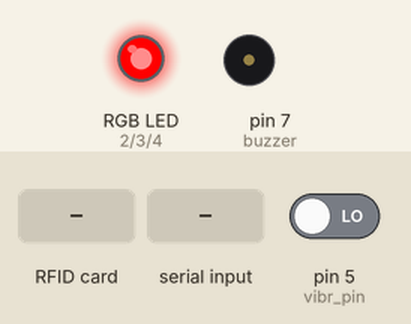
A sketch run on a simulated Arduino Uno, built with avr-gcc and run on an emulated ATmega328P. Shown: an RGB LED mixed from three pins (HIGH = lit), buzzer (waves = sounding, pin HIGH). Dashed ring = blinking. The test bench sets the inputs (shaded band); at power-on: pin 5 (vibr_pin) LOW. Pins used as bus, display or sensor lines are not drawn; what the sketch prints to the serial monitor is not drawn.

Above: at 1.2 s.
1.3 s: pin 5 (vibr_pin) driven HIGH
At 1.5 s:
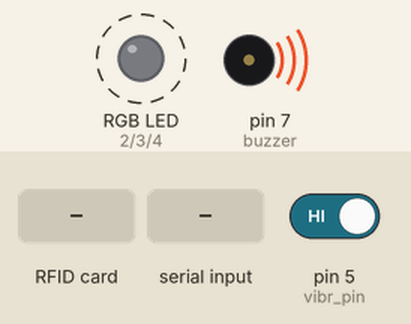
4.3 s: RFID card 0C EF F2 37 held to the reader
At 5.3 s:
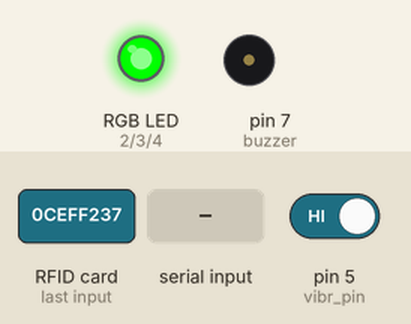
6.1 s: "3" received over the second serial link
At 6.8 s:
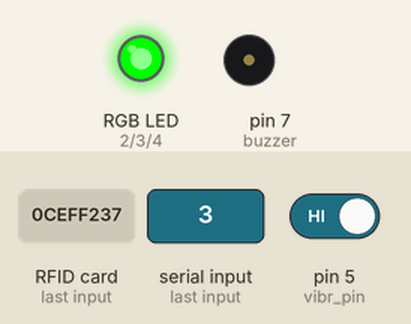
7.7 s: RFID card 5E 7A 19 C4 held to the reader
At 7.86 s:
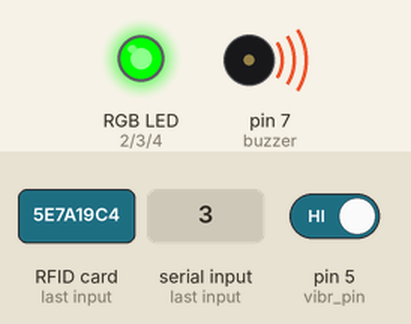
9.5 s: "1" received over the second serial link
At 9.69 s:
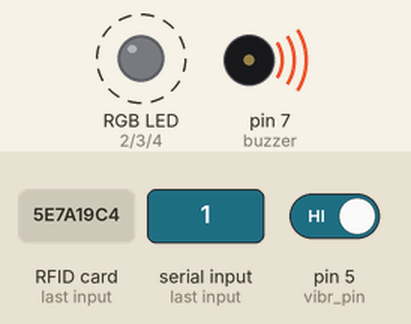
12.5 s: "2" received over the second serial link
At 13.8 s:
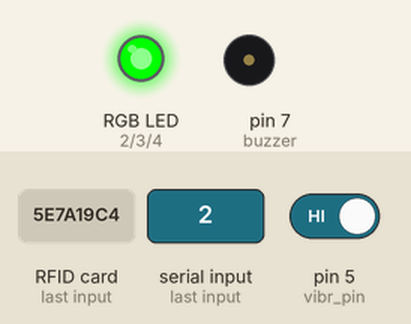
Timing chart, 0 to 15.2 s (numbered marks = the images above; inputs shaded):
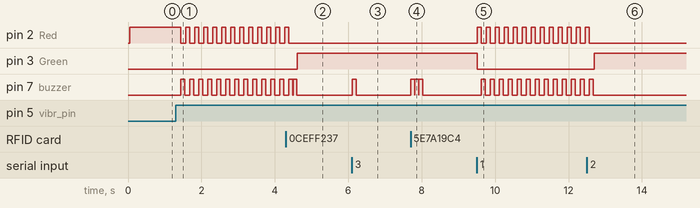

The sketch:

bike_smart_alerts.ino
```cpp
#include <SPI.h>
#include <Wire.h>
#include <MFRC522.h>
#include <SoftwareSerial.h>
MFRC522 mfrc522;   // 建立MFRC522實體
SoftwareSerial BT(8,9); //RX | TX
#define RST_PIN         6
#define SS_PIN          10 //RC522卡上的SDA
char *reference;
byte uid[]={0x0C, 0xEF, 0xF2, 0x37};  //這是我們指定的卡片UID，可由讀取UID的程式取得特定卡片的UID，再修改這行
String read_rfid;                   // Add how many you need and don't forget to include the UID.
String ok_rfid_1="ceff237";        // 卡片ID
const int Red = 2; //RGB LED針腳分配 //共陰極 長針腳接地
const int Green = 3;
const int Blue = 4;
int vibr_pin = 5; //震動感應器
int buzzer = 7; // 蜂鳴器輸出接腳
//程式變數
int shock = 0 ;//震動感應變數
bool alarm = false; //警報狀態
bool bell = true; //警鈴開關
bool lock =true; //宣告預設為鎖住
//藍芽
byte cmmd[20];//藍芽接收資料變數
int insize;
int bluedata;//藍芽接收資料變數 存
byte Data[3];

void setup()
{
  SPI.begin();// 初始化SPI介面
  mfrc522.PCD_Init(SS_PIN, RST_PIN); // 初始化MFRC522卡
  Serial.begin(9600);  //與電腦序列埠連線
  BT.begin(9600); // 設定藍牙模組的連線速率HC-05 9600
  int shock = digitalRead(vibr_pin);//從D3讀取感測值
  pinMode(buzzer,OUTPUT); //蜂鳴器輸出
  pinMode(Red, OUTPUT); //紅LED
  pinMode(Green, OUTPUT);
  pinMode(Blue, OUTPUT);
  pinMode(vibr_pin, INPUT);//震動開關
  Serial.println("BT is ready!");
}
void start() //起始判斷
  {
  if (lock == true) {//鎖定狀態
    analogWrite(Red,255);
    analogWrite(Green,LOW);
    shockcode();
    }
  else{
    shock = 0;
    alarm = false;
    analogWrite(Red,LOW);//RGB
    analogWrite(Green,255);
    }
   }//start end
void buzzercode()//警報聲
  {
    digitalWrite(buzzer,HIGH);//bb聲
    delay(100);
    digitalWrite(buzzer,LOW);//bb聲
    delay(10);
  }
void  shockcode(){
  if(shock ==1){
    if (alarm ==false)
    {Data[0]='1';//輸出1警告通知
      BT.write(Data[0]);
      alarm = true;
      Serial.print("震動!!輸出資料:");
      Serial.println(Data[0]);
      //Serial.println("");
       }
     }
  }
void loop() {
  start();
  shock = digitalRead(vibr_pin);//從D3讀取感測值
  if (alarm){
     analogWrite(Red,255);//RGB
     delay(100);
     analogWrite(Red,LOW);//RGB
     delay(10);
    if (bell){buzzercode();}
   }
  if (mfrc522.PICC_IsNewCardPresent() && mfrc522.PICC_ReadCardSerial()) {
    bool they_match = true; // 初始值是假設為真
     for ( int i = 0; i < 4; i++ ) { // 卡片UID為4段，分別做比對
        if ( uid[i] != mfrc522.uid.uidByte[i] ) {
          they_match = false;
          break;
        }
      }
      mfrc522.PICC_HaltA();
      if (they_match) {//RFID 成功 解鎖
        lock =! lock;
        buzzercode();//蜂鳴器叫
        start();
        if(lock){  Data[0]='2';//2=鎖定
             BT.write(Data[0]);
             }
        else{
             Data[0]='3';//3=鎖定
             BT.write(Data[0]);
             }
        Serial.print("鎖定狀態:");//RGB
        Serial.println(lock);
        mfrc522.PICC_HaltA();
          }//成功END
       else {//error card
         Serial.print(F("\nERROR CARD!!"));
         for ( int i = 0; i < 3; i++ ) {buzzercode();}//蜂鳴器叫
         start();
           }//error END
   }//RFID感應結束

// 若收到藍牙模組的資料，則送到「序列埠監控視窗」//手機到藍芽 電腦顯示
  if ((insize=(BT.available()))>0)
    {  //判斷有沒有訊息接收
    for (int i=0; i<insize; i++) {
      cmmd[i]=char(BT.read());//將接收的訊息顯示出來
      bluedata = cmmd[i];
      Serial.print("輸入資料:");
      Serial.print(bluedata);
    }

  if(bluedata == 49){
      Serial.println("49 鎖定");
    lock = true;
    }
  if(bluedata == 50){
      Serial.println("50 解除");
      lock = false;
      alarm = false;
      shock = 0;
      }
  if(bluedata == 51){
     Serial.println("51警鈴開");
     bell = true;
     buzzercode();
    }
  if(bluedata == 52){
     Serial.println("52警鈴關");
     bell = false;
    }
  if(bluedata == 53){
     Serial.println("53警報關");
     alarm = false;
     shock = 0;
    }
  }//for

}
```

Measured:
- after the input at 1.3 s, pin 2 (Red): alternates HIGH for 0.10 s and LOW for 0.15 s, starting after 0.13 s; pin 7 (buzzer): alternates HIGH for 0.10 s and LOW for 0.15 s, starting after 0.14 s
- after the input at 4.3 s, pin 2 (Red): goes on until 4.4 s, then stays LOW; pin 3 (Green): LOW → HIGH after 0.31 s; pin 7 (buzzer): LOW → HIGH after 0.20 s, → LOW 0.10 s later
- after the input at 6.1 s, pin 7 (buzzer): LOW → HIGH at once, → LOW 0.10 s later
- after the input at 7.7 s, pin 7 (buzzer): alternates HIGH for 0.10 s and LOW for 0.01 s, 6 changes in all, then stays LOW, starting at once
- after the input at 9.5 s, pin 2 (Red): alternates HIGH for 0.10 s and LOW for 0.15 s, starting at once; pin 3 (Green): HIGH → LOW at once; pin 7 (buzzer): alternates HIGH for 0.10 s and LOW for 0.15 s, starting after 0.13 s
- after the input at 12.5 s, pin 2 (Red): goes on until 12.6 s, then stays LOW; pin 3 (Green): LOW → HIGH after 0.20 s; pin 7 (buzzer): goes on until 12.7 s, then stays LOW
